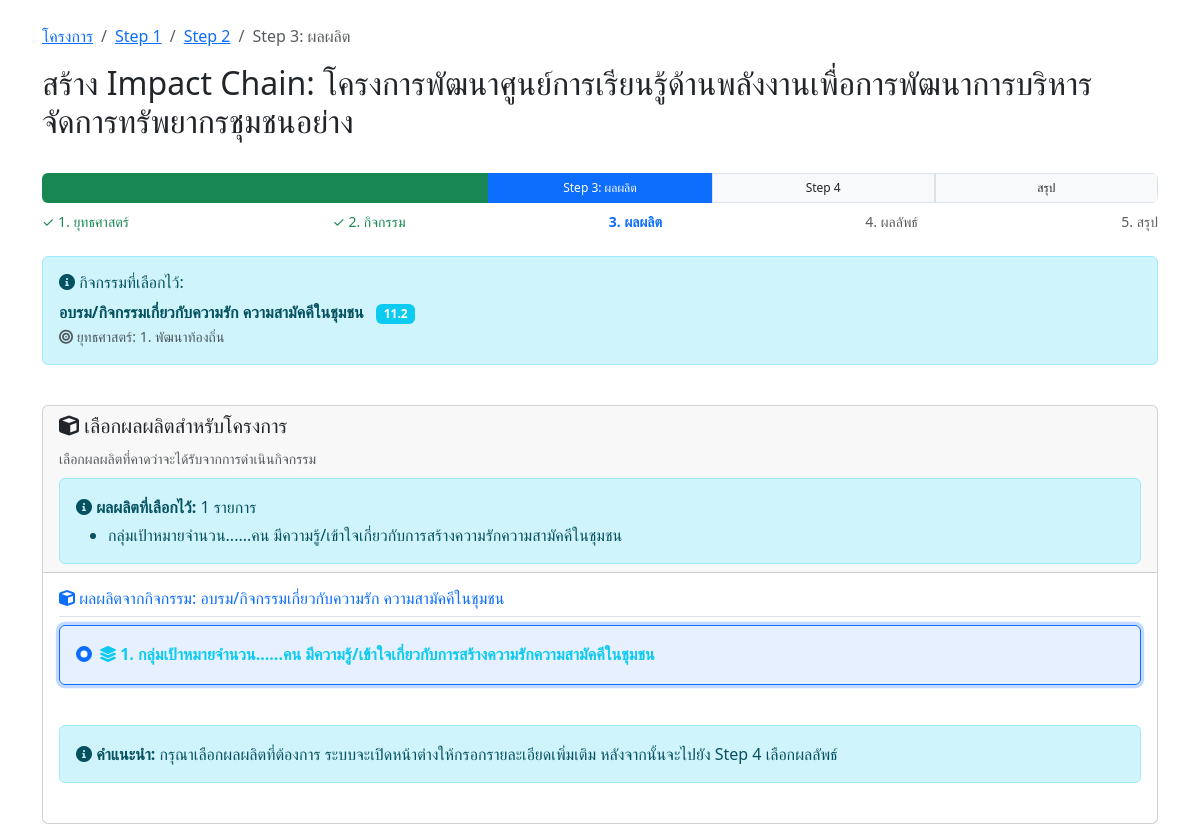
The page /impact-chain/step3-output.php?project_id=4 (signed in) on the database as committed earlier.
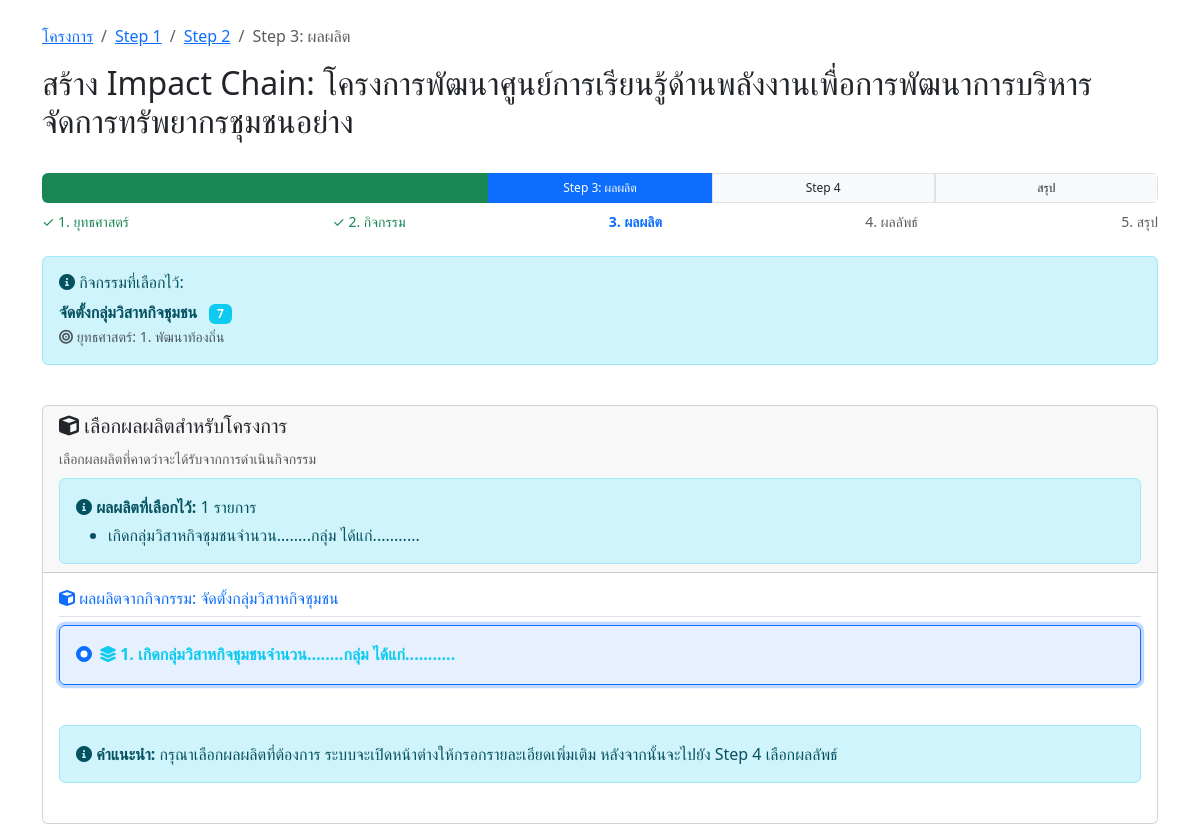
The same page on the database as committed later.
### tables this page shows
CREATE TABLE `project_activities` (
  `id` int(11) NOT NULL,
  `project_id` int(11) NOT NULL COMMENT 'รหัสโครงการ',
  `activity_id` int(11) NOT NULL COMMENT 'รหัสกิจกรรม',
  `created_by` varchar(100) DEFAULT NULL COMMENT 'ผู้สร้าง',
  `created_at` timestamp NOT NULL DEFAULT current_timestamp(),
  `updated_at` timestamp NOT NULL DEFAULT current_timestamp() ON UPDATE current_timestamp()
);

CREATE TABLE `activities` (
  `activity_id` int(11) NOT NULL,
  `strategy_id` int(11) NOT NULL,
  `activity_code` varchar(20) NOT NULL,
  `activity_name` varchar(500) NOT NULL,
  `activity_description` text DEFAULT NULL
);

CREATE TABLE `strategies` (
  `strategy_id` int(11) NOT NULL,
  `strategy_code` varchar(50) NOT NULL,
  `strategy_name` varchar(255) NOT NULL,
  `description` text DEFAULT NULL,
  `created_at` timestamp NOT NULL DEFAULT current_timestamp()
);

CREATE TABLE `project_outputs` (
  `id` int(11) NOT NULL,
  `project_id` int(11) NOT NULL COMMENT 'รหัสโครงการ',
  `output_id` int(11) NOT NULL COMMENT 'รหัสผลผลิต',
  `output_details` text NOT NULL COMMENT 'รายละเอียดเพิ่มเติมของผลผลิต',
  `created_by` varchar(100) DEFAULT NULL COMMENT 'ผู้สร้าง',
  `created_at` timestamp NOT NULL DEFAULT current_timestamp(),
  `updated_at` timestamp NOT NULL DEFAULT current_timestamp() ON UPDATE current_timestamp()
);

CREATE TABLE `outputs` (
  `output_id` int(11) NOT NULL,
  `activity_id` int(11) NOT NULL,
  `output_sequence` varchar(10) DEFAULT NULL,
  `output_description` text NOT NULL,
  `target_details` text DEFAULT NULL
);

### impact-chain/step3-output.php (the view, shortened to what the changed rows need)
<?php
require_once '../config.php';
$project_id = isset($_GET['project_id']) ? (int)$_GET['project_id'] : 0;
$user_id = $_SESSION['user_id'];
$check_query = "SELECT * FROM projects WHERE id = ? AND created_by = ?";
$check_stmt = mysqli_prepare($conn, $check_query);
mysqli_stmt_bind_param($check_stmt, 'is', $project_id, $user_id);
mysqli_stmt_execute($check_stmt);
$project_result = mysqli_stmt_get_result($check_stmt);
$project = mysqli_fetch_assoc($project_result);
$selected_activity = null;
$activity_query = "SELECT pa.activity_id, a.activity_name, a.activity_code, a.activity_description, s.strategy_id, s.strategy_name
                   FROM project_activities pa
                   JOIN activities a ON pa.activity_id = a.activity_id
                   JOIN strategies s ON a.strategy_id = s.strategy_id
                   WHERE pa.project_id = ?";
$activity_stmt = mysqli_prepare($conn, $activity_query);
mysqli_stmt_bind_param($activity_stmt, 'i', $project_id);
mysqli_stmt_execute($activity_stmt);
$activity_result = mysqli_stmt_get_result($activity_stmt);
if (mysqli_num_rows($activity_result) > 0) {
    $selected_activity = mysqli_fetch_assoc($activity_result);
} else {
    $_SESSION['error_message'] = "กรุณาเลือกกิจกรรมก่อน";
    header("location: step2-activity.php?project_id=" . $project_id);
    exit;
}
$activity_id = $selected_activity['activity_id'];
$outputs_query = "SELECT o.*, a.activity_name, s.strategy_name
                  FROM outputs o
                  JOIN activities a ON o.activity_id = a.activity_id
                  JOIN strategies s ON a.strategy_id = s.strategy_id
                  WHERE o.activity_id = ?
                  ORDER BY o.output_sequence ASC, o.output_id ASC";
$outputs_stmt = mysqli_prepare($conn, $outputs_query);
mysqli_stmt_bind_param($outputs_stmt, 's', $activity_id);
mysqli_stmt_execute($outputs_stmt);
$outputs_result = mysqli_stmt_get_result($outputs_stmt);
$outputs = mysqli_fetch_all($outputs_result, MYSQLI_ASSOC);
$selected_outputs = [];
$selected_output_ids = [];
$selected_output_query = "SELECT po.output_id, o.output_description
                         FROM project_outputs po
                         JOIN outputs o ON po.output_id = o.output_id
                         WHERE po.project_id = ?";
$selected_output_stmt = mysqli_prepare($conn, $selected_output_query);
mysqli_stmt_bind_param($selected_output_stmt, 'i', $project_id);
mysqli_stmt_execute($selected_output_stmt);
$selected_output_result = mysqli_stmt_get_result($selected_output_stmt);
while ($output = mysqli_fetch_assoc($selected_output_result)) {
    $selected_outputs[] = $output;
    $selected_output_ids[] = $output['output_id'];
}
$grouped_outputs = [];
foreach ($outputs as $output) {
    $sequence = $output['output_sequence'];
    if (strpos($sequence, '.') === false) {
        $grouped_outputs[$sequence]['main'] = $output;
    } else {
        $main_sequence = explode('.', $sequence)[0];
        $grouped_outputs[$main_sequence]['sub'][] = $output;
    }
}
ksort($grouped_outputs);
?>
<!DOCTYPE html>
<html lang="th">
<head>
    <link href="https://cdn.jsdelivr.net/npm/bootstrap@5.3.0/dist/css/bootstrap.min.css" rel="stylesheet">
    <link href="https://cdnjs.cloudflare.com/ajax/libs/font-awesome/6.0.0/css/all.min.css" rel="stylesheet">
</head>
<body>
    <div class="container mt-4">
        <div class="row mb-4">
            <div class="col-12">
                <h2>สร้าง Impact Chain: <?php echo htmlspecialchars($project['name']); ?></h2>
            </div>
        </div>
        <div class="row mb-4">
            <div class="col-12">
                <div class="alert alert-info">
                    <div class="mb-0">
                        <strong><?php echo htmlspecialchars($selected_activity['activity_name']); ?></strong>
                        <span class="badge bg-info ms-2"><?php echo htmlspecialchars($selected_activity['activity_code']); ?></span>
                        <br>
                        <small class="text-muted">
                            <i class="fas fa-bullseye"></i> ยุทธศาสตร์: <?php echo $selected_activity['strategy_id']; ?>. <?php echo htmlspecialchars($selected_activity['strategy_name']); ?>
                        </small>
                    </div>
                </div>
            </div>
        </div>
        <div class="row">
            <div class="col-12">
                <div class="card">
                    <div class="card-header">
                        <?php if (!empty($selected_outputs)): ?>
                            <div class="mt-2">
                                <div class="alert alert-info mb-0">
                                    <ul class="mb-0 mt-1">
                                        <?php foreach ($selected_outputs as $output): ?>
                                            <li><?php echo htmlspecialchars($output['output_description']); ?></li>
                                        <?php endforeach; ?>
                                    </ul>
                                </div>
                            </div>
                        <?php endif; ?>
                    </div>
                    <div class="card-body">
                        <?php if (empty($outputs)): ?>
                            <div class="alert alert-warning">
                                <i class="fas fa-exclamation-triangle"></i> ไม่พบข้อมูลผลผลิตที่เกี่ยวข้องกับกิจกรรมที่เลือก
                            </div>
                            <div class="d-flex justify-content-between">
                                <a href="step2-activity.php?project_id=<?php echo $project_id; ?>" class="btn btn-outline-secondary">
                                    <i class="fas fa-arrow-left"></i> ย้อนกลับ
                                </a>
                            </div>
                        <?php else: ?>
                            <div class="mb-4">
                                <h6 class="text-primary border-bottom pb-2">
                                    <i class="fas fa-cube"></i> ผลผลิตจากกิจกรรม: <?php echo htmlspecialchars($selected_activity['activity_name']); ?>
                                </h6>
                                <?php
                                foreach ($grouped_outputs as $main_sequence => $group):
                                ?>
                                    <?php if (isset($group['main'])): ?>
                                        <div class="mb-4">
                                            <div class="row">
                                                <div class="col-12 mb-3">
                                                    <div class="card border-info output-card <?php echo in_array($group['main']['output_id'], $selected_output_ids) ? 'border-primary selected' : ''; ?>">
                                                        <div class="card-body">
                                                            <div class="form-check">
                                                                <input class="form-check-input" type="radio"
                                                                    name="selected_output" value="<?php echo $group['main']['output_id']; ?>"
                                                                    id="output_<?php echo $group['main']['output_id']; ?>"
                                                                    data-output-description="<?php echo htmlspecialchars($group['main']['output_description']); ?>"
                                                                    <?php echo in_array($group['main']['output_id'], $selected_output_ids) ? 'checked' : ''; ?>>
                                                                <label class="form-check-label fw-bold text-info" for="output_<?php echo $group['main']['output_id']; ?>">
                                                                    <i class="fas fa-layer-group"></i> <?php echo $group['main']['output_sequence']; ?>. <?php echo htmlspecialchars($group['main']['output_description']); ?>
                                                                </label>
                                                            </div>
                                                        </div>
                                                    </div>
                                                </div>
                                            </div>
                                        </div>
                                    <?php endif; ?>
                                <?php endforeach; ?>
                                <div class="alert alert-info mt-4">
                                    <i class="fas fa-info-circle"></i>
                                    <strong>คำแนะนำ:</strong> กรุณาเลือกผลผลิตที่ต้องการ ระบบจะเปิดหน้าต่างให้กรอกรายละเอียดเพิ่มเติม หลังจากนั้นจะไปยัง Step 4 เลือกผลลัพธ์
                                </div>
                            </div>
                        <?php endif; ?>
                    </div>
                </div>
            </div>
        </div>
    </div>
</body>
</html>

Rows that differ between the two databases and show on the page:
removed project_activities: activity.activity_name "อบรม/กิจกรรมเกี่ยวกับความรัก ความสามัคคีในชุมชน", activity.activity_code "11.2", strategies.strategy_id "1", strategies.strategy_name "พัฒนาท้องถิ่น"
removed project_outputs: output.output_description "กลุ่มเป้าหมายจำนวน......คน มีความรู้/เข้าใจเกี่ยวกับการสร้างความรักความสามัคคีในชุมชน"
no longer on this page (row unchanged): outputs: output_id "☑ 1. กลุ่มเป้าหมายจำนวน......คน", output_sequence "1", output_description "กลุ่มเป้าหมายจำนวน......คน มีความรู้/เข้าใจเกี่ยวกับการสร้างความรักความสามัคคีในชุมชน"
added project_activities: activity.activity_name "จัดตั้งกลุ่มวิสาหกิจชุมชน", activity.activity_code "7", strategies.strategy_id "1", strategies.strategy_name "พัฒนาท้องถิ่น"
added project_outputs: output.output_description "เกิดกลุ่มวิสาหกิจชุมชนจำนวน….....กลุ่ม ได้แก่..........."
now on this page (row unchanged): outputs: output_id "☑ 1. เกิดกลุ่มวิสาหกิจชุมชนจำนวน", output_sequence "1", output_description "เกิดกลุ่มวิสาหกิจชุมชนจำนวน….....กลุ่ม ได้แก่..........."
